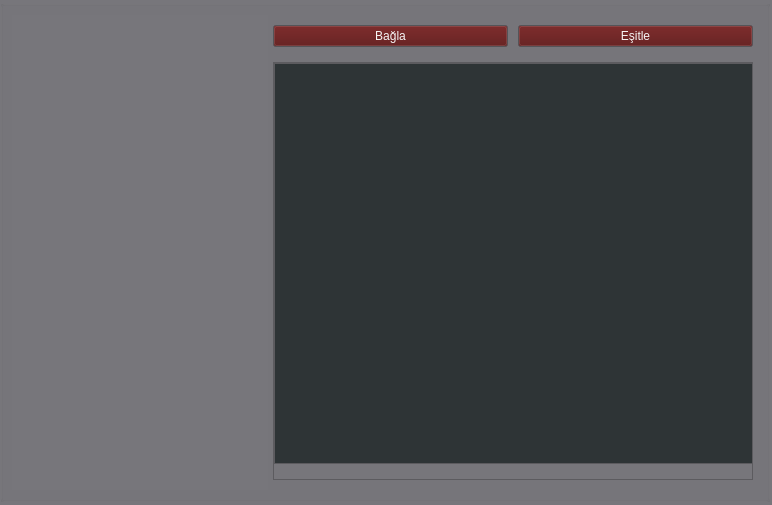
<?xml version="1.0" encoding="UTF-8"?>
<ui version="4.0">
 <class>MainWindow</class>
 <widget class="QMainWindow" name="MainWindow">
  <property name="geometry">
   <rect>
    <x>0</x>
    <y>0</y>
    <width>772</width>
    <height>505</height>
   </rect>
  </property>
  <property name="minimumSize">
   <size>
    <width>772</width>
    <height>505</height>
   </size>
  </property>
  <property name="maximumSize">
   <size>
    <width>772</width>
    <height>505</height>
   </size>
  </property>
  <property name="palette">
   <palette>
    <active>
     <colorrole role="Text">
      <brush brushstyle="SolidPattern">
       <color alpha="255">
        <red>255</red>
        <green>239</green>
        <blue>165</blue>
       </color>
      </brush>
     </colorrole>
     <colorrole role="Base">
      <brush brushstyle="SolidPattern">
       <color alpha="255">
        <red>255</red>
        <green>255</green>
        <blue>255</blue>
       </color>
      </brush>
     </colorrole>
     <colorrole role="Window">
      <brush brushstyle="SolidPattern">
       <color alpha="255">
        <red>119</red>
        <green>118</green>
        <blue>123</blue>
       </color>
      </brush>
     </colorrole>
     <colorrole role="PlaceholderText">
      <brush brushstyle="SolidPattern">
       <color alpha="128">
        <red>115</red>
        <green>210</green>
        <blue>22</blue>
       </color>
      </brush>
     </colorrole>
    </active>
    <inactive>
     <colorrole role="Text">
      <brush brushstyle="SolidPattern">
       <color alpha="255">
        <red>255</red>
        <green>239</green>
        <blue>165</blue>
       </color>
      </brush>
     </colorrole>
     <colorrole role="Base">
      <brush brushstyle="SolidPattern">
       <color alpha="255">
        <red>255</red>
        <green>255</green>
        <blue>255</blue>
       </color>
      </brush>
     </colorrole>
     <colorrole role="Window">
      <brush brushstyle="SolidPattern">
       <color alpha="255">
        <red>119</red>
        <green>118</green>
        <blue>123</blue>
       </color>
      </brush>
     </colorrole>
     <colorrole role="PlaceholderText">
      <brush brushstyle="SolidPattern">
       <color alpha="128">
        <red>115</red>
        <green>210</green>
        <blue>22</blue>
       </color>
      </brush>
     </colorrole>
    </inactive>
    <disabled>
     <colorrole role="Text">
      <brush brushstyle="SolidPattern">
       <color alpha="96">
        <red>164</red>
        <green>166</green>
        <blue>168</blue>
       </color>
      </brush>
     </colorrole>
     <colorrole role="Base">
      <brush brushstyle="SolidPattern">
       <color alpha="255">
        <red>119</red>
        <green>118</green>
        <blue>123</blue>
       </color>
      </brush>
     </colorrole>
     <colorrole role="Window">
      <brush brushstyle="SolidPattern">
       <color alpha="255">
        <red>119</red>
        <green>118</green>
        <blue>123</blue>
       </color>
      </brush>
     </colorrole>
     <colorrole role="PlaceholderText">
      <brush brushstyle="SolidPattern">
       <color alpha="128">
        <red>208</red>
        <green>208</green>
        <blue>208</blue>
       </color>
      </brush>
     </colorrole>
    </disabled>
   </palette>
  </property>
  <property name="windowTitle">
   <string>pinguX Telefon Eşitleyici</string>
  </property>
  <property name="windowIcon">
   <iconset resource="kaynak.qrc">
    <normaloff>:/sync.png</normaloff>:/sync.png</iconset>
  </property>
  <widget class="QWidget" name="centralwidget">
   <property name="enabled">
    <bool>true</bool>
   </property>
   <property name="minimumSize">
    <size>
     <width>500</width>
     <height>500</height>
    </size>
   </property>
   <property name="maximumSize">
    <size>
     <width>923</width>
     <height>16777215</height>
    </size>
   </property>
   <property name="palette">
    <palette>
     <active>
      <colorrole role="WindowText">
       <brush brushstyle="SolidPattern">
        <color alpha="255">
         <red>138</red>
         <green>226</green>
         <blue>52</blue>
        </color>
       </brush>
      </colorrole>
      <colorrole role="Text">
       <brush brushstyle="SolidPattern">
        <color alpha="255">
         <red>138</red>
         <green>226</green>
         <blue>52</blue>
        </color>
       </brush>
      </colorrole>
      <colorrole role="PlaceholderText">
       <brush brushstyle="SolidPattern">
        <color alpha="255">
         <red>138</red>
         <green>226</green>
         <blue>52</blue>
        </color>
       </brush>
      </colorrole>
     </active>
     <inactive>
      <colorrole role="WindowText">
       <brush brushstyle="SolidPattern">
        <color alpha="255">
         <red>138</red>
         <green>226</green>
         <blue>52</blue>
        </color>
       </brush>
      </colorrole>
      <colorrole role="Text">
       <brush brushstyle="SolidPattern">
        <color alpha="255">
         <red>138</red>
         <green>226</green>
         <blue>52</blue>
        </color>
       </brush>
      </colorrole>
      <colorrole role="PlaceholderText">
       <brush brushstyle="SolidPattern">
        <color alpha="255">
         <red>138</red>
         <green>226</green>
         <blue>52</blue>
        </color>
       </brush>
      </colorrole>
     </inactive>
     <disabled>
      <colorrole role="WindowText">
       <brush brushstyle="SolidPattern">
        <color alpha="96">
         <red>164</red>
         <green>166</green>
         <blue>168</blue>
        </color>
       </brush>
      </colorrole>
      <colorrole role="Text">
       <brush brushstyle="SolidPattern">
        <color alpha="96">
         <red>164</red>
         <green>166</green>
         <blue>168</blue>
        </color>
       </brush>
      </colorrole>
      <colorrole role="PlaceholderText">
       <brush brushstyle="SolidPattern">
        <color alpha="255">
         <red>138</red>
         <green>226</green>
         <blue>52</blue>
        </color>
       </brush>
      </colorrole>
     </disabled>
    </palette>
   </property>
   <widget class="QGroupBox" name="groupBox">
    <property name="geometry">
     <rect>
      <x>0</x>
      <y>0</y>
      <width>770</width>
      <height>502</height>
     </rect>
    </property>
    <property name="minimumSize">
     <size>
      <width>742</width>
      <height>458</height>
     </size>
    </property>
    <layout class="QHBoxLayout" name="horizontalLayout" stretch="1,3">
     <property name="spacing">
      <number>0</number>
     </property>
     <item>
      <widget class="QPushButton" name="pushButton">
       <property name="enabled">
        <bool>true</bool>
       </property>
       <property name="sizePolicy">
        <sizepolicy hsizetype="Minimum" vsizetype="Minimum">
         <horstretch>1</horstretch>
         <verstretch>2</verstretch>
        </sizepolicy>
       </property>
       <property name="minimumSize">
        <size>
         <width>256</width>
         <height>256</height>
        </size>
       </property>
       <property name="maximumSize">
        <size>
         <width>512</width>
         <height>512</height>
        </size>
       </property>
       <property name="palette">
        <palette>
         <active>
          <colorrole role="Button">
           <brush brushstyle="SolidPattern">
            <color alpha="255">
             <red>119</red>
             <green>118</green>
             <blue>123</blue>
            </color>
           </brush>
          </colorrole>
         </active>
         <inactive>
          <colorrole role="Button">
           <brush brushstyle="SolidPattern">
            <color alpha="255">
             <red>119</red>
             <green>118</green>
             <blue>123</blue>
            </color>
           </brush>
          </colorrole>
         </inactive>
         <disabled>
          <colorrole role="Button">
           <brush brushstyle="SolidPattern">
            <color alpha="255">
             <red>119</red>
             <green>118</green>
             <blue>123</blue>
            </color>
           </brush>
          </colorrole>
         </disabled>
        </palette>
       </property>
       <property name="layoutDirection">
        <enum>Qt::LeftToRight</enum>
       </property>
       <property name="autoFillBackground">
        <bool>true</bool>
       </property>
       <property name="text">
        <string/>
       </property>
       <property name="icon">
        <iconset resource="kaynak.qrc">
         <normaloff>:/phone.png</normaloff>
         <normalon>:/phone.png</normalon>:/phone.png</iconset>
       </property>
       <property name="iconSize">
        <size>
         <width>450</width>
         <height>450</height>
        </size>
       </property>
       <property name="default">
        <bool>false</bool>
       </property>
       <property name="flat">
        <bool>true</bool>
       </property>
      </widget>
     </item>
     <item>
      <layout class="QVBoxLayout" name="verticalLayout_3">
       <property name="spacing">
        <number>10</number>
       </property>
       <property name="leftMargin">
        <number>5</number>
       </property>
       <property name="topMargin">
        <number>5</number>
       </property>
       <property name="rightMargin">
        <number>5</number>
       </property>
       <property name="bottomMargin">
        <number>10</number>
       </property>
       <item>
        <layout class="QHBoxLayout" name="horizontalLayout_2" stretch="1,1">
         <property name="spacing">
          <number>10</number>
         </property>
         <property name="leftMargin">
          <number>0</number>
         </property>
         <property name="topMargin">
          <number>5</number>
         </property>
         <property name="rightMargin">
          <number>0</number>
         </property>
         <property name="bottomMargin">
          <number>5</number>
         </property>
         <item>
          <widget class="QPushButton" name="pushButton_3">
           <property name="sizePolicy">
            <sizepolicy hsizetype="MinimumExpanding" vsizetype="Fixed">
             <horstretch>0</horstretch>
             <verstretch>0</verstretch>
            </sizepolicy>
           </property>
           <property name="minimumSize">
            <size>
             <width>128</width>
             <height>0</height>
            </size>
           </property>
           <property name="palette">
            <palette>
             <active>
              <colorrole role="Button">
               <brush brushstyle="SolidPattern">
                <color alpha="255">
                 <red>87</red>
                 <green>12</green>
                 <blue>12</blue>
                </color>
               </brush>
              </colorrole>
              <colorrole role="ButtonText">
               <brush brushstyle="SolidPattern">
                <color alpha="255">
                 <red>246</red>
                 <green>245</green>
                 <blue>244</blue>
                </color>
               </brush>
              </colorrole>
             </active>
             <inactive>
              <colorrole role="Button">
               <brush brushstyle="SolidPattern">
                <color alpha="255">
                 <red>87</red>
                 <green>12</green>
                 <blue>12</blue>
                </color>
               </brush>
              </colorrole>
              <colorrole role="ButtonText">
               <brush brushstyle="SolidPattern">
                <color alpha="255">
                 <red>246</red>
                 <green>245</green>
                 <blue>244</blue>
                </color>
               </brush>
              </colorrole>
             </inactive>
             <disabled>
              <colorrole role="Button">
               <brush brushstyle="SolidPattern">
                <color alpha="255">
                 <red>87</red>
                 <green>12</green>
                 <blue>12</blue>
                </color>
               </brush>
              </colorrole>
              <colorrole role="ButtonText">
               <brush brushstyle="SolidPattern">
                <color alpha="255">
                 <red>190</red>
                 <green>190</green>
                 <blue>190</blue>
                </color>
               </brush>
              </colorrole>
             </disabled>
            </palette>
           </property>
           <property name="text">
            <string>Bağla</string>
           </property>
          </widget>
         </item>
         <item>
          <widget class="QPushButton" name="pushButton_2">
           <property name="sizePolicy">
            <sizepolicy hsizetype="MinimumExpanding" vsizetype="Fixed">
             <horstretch>0</horstretch>
             <verstretch>0</verstretch>
            </sizepolicy>
           </property>
           <property name="minimumSize">
            <size>
             <width>128</width>
             <height>0</height>
            </size>
           </property>
           <property name="palette">
            <palette>
             <active>
              <colorrole role="Button">
               <brush brushstyle="SolidPattern">
                <color alpha="255">
                 <red>87</red>
                 <green>12</green>
                 <blue>12</blue>
                </color>
               </brush>
              </colorrole>
              <colorrole role="ButtonText">
               <brush brushstyle="SolidPattern">
                <color alpha="255">
                 <red>246</red>
                 <green>245</green>
                 <blue>244</blue>
                </color>
               </brush>
              </colorrole>
             </active>
             <inactive>
              <colorrole role="Button">
               <brush brushstyle="SolidPattern">
                <color alpha="255">
                 <red>87</red>
                 <green>12</green>
                 <blue>12</blue>
                </color>
               </brush>
              </colorrole>
              <colorrole role="ButtonText">
               <brush brushstyle="SolidPattern">
                <color alpha="255">
                 <red>246</red>
                 <green>245</green>
                 <blue>244</blue>
                </color>
               </brush>
              </colorrole>
             </inactive>
             <disabled>
              <colorrole role="Button">
               <brush brushstyle="SolidPattern">
                <color alpha="255">
                 <red>87</red>
                 <green>12</green>
                 <blue>12</blue>
                </color>
               </brush>
              </colorrole>
              <colorrole role="ButtonText">
               <brush brushstyle="SolidPattern">
                <color alpha="255">
                 <red>190</red>
                 <green>190</green>
                 <blue>190</blue>
                </color>
               </brush>
              </colorrole>
             </disabled>
            </palette>
           </property>
           <property name="text">
            <string>Eşitle</string>
           </property>
          </widget>
         </item>
        </layout>
       </item>
       <item>
        <widget class="QScrollArea" name="scrollArea">
         <property name="widgetResizable">
          <bool>true</bool>
         </property>
         <widget class="QWidget" name="scrollAreaWidgetContents_2">
          <property name="geometry">
           <rect>
            <x>0</x>
            <y>0</y>
            <width>478</width>
            <height>412</height>
           </rect>
          </property>
          <widget class="QTextBrowser" name="textBrowser">
           <property name="geometry">
            <rect>
             <x>0</x>
             <y>0</y>
             <width>481</width>
             <height>401</height>
            </rect>
           </property>
           <property name="palette">
            <palette>
             <active>
              <colorrole role="Text">
               <brush brushstyle="SolidPattern">
                <color alpha="255">
                 <red>255</red>
                 <green>239</green>
                 <blue>165</blue>
                </color>
               </brush>
              </colorrole>
              <colorrole role="Base">
               <brush brushstyle="SolidPattern">
                <color alpha="255">
                 <red>46</red>
                 <green>52</green>
                 <blue>54</blue>
                </color>
               </brush>
              </colorrole>
              <colorrole role="PlaceholderText">
               <brush brushstyle="SolidPattern">
                <color alpha="128">
                 <red>238</red>
                 <green>238</green>
                 <blue>236</blue>
                </color>
               </brush>
              </colorrole>
             </active>
             <inactive>
              <colorrole role="Text">
               <brush brushstyle="SolidPattern">
                <color alpha="255">
                 <red>255</red>
                 <green>239</green>
                 <blue>165</blue>
                </color>
               </brush>
              </colorrole>
              <colorrole role="Base">
               <brush brushstyle="SolidPattern">
                <color alpha="255">
                 <red>46</red>
                 <green>52</green>
                 <blue>54</blue>
                </color>
               </brush>
              </colorrole>
              <colorrole role="PlaceholderText">
               <brush brushstyle="SolidPattern">
                <color alpha="128">
                 <red>238</red>
                 <green>238</green>
                 <blue>236</blue>
                </color>
               </brush>
              </colorrole>
             </inactive>
             <disabled>
              <colorrole role="Text">
               <brush brushstyle="SolidPattern">
                <color alpha="96">
                 <red>164</red>
                 <green>166</green>
                 <blue>168</blue>
                </color>
               </brush>
              </colorrole>
              <colorrole role="Base">
               <brush brushstyle="SolidPattern">
                <color alpha="255">
                 <red>119</red>
                 <green>118</green>
                 <blue>123</blue>
                </color>
               </brush>
              </colorrole>
              <colorrole role="PlaceholderText">
               <brush brushstyle="SolidPattern">
                <color alpha="128">
                 <red>208</red>
                 <green>208</green>
                 <blue>208</blue>
                </color>
               </brush>
              </colorrole>
             </disabled>
            </palette>
           </property>
           <property name="html">
            <string>&lt;!DOCTYPE HTML PUBLIC &quot;-//W3C//DTD HTML 4.0//EN&quot; &quot;http://www.w3.org/TR/REC-html40/strict.dtd&quot;&gt;
&lt;html&gt;&lt;head&gt;&lt;meta name=&quot;qrichtext&quot; content=&quot;1&quot; /&gt;&lt;meta charset=&quot;utf-8&quot; /&gt;&lt;style type=&quot;text/css&quot;&gt;
p, li { white-space: pre-wrap; }
&lt;/style&gt;&lt;/head&gt;&lt;body style=&quot; font-family:'Cantarell'; font-size:11pt; font-weight:400; font-style:normal;&quot;&gt;
&lt;p style=&quot;-qt-paragraph-type:empty; margin-top:0px; margin-bottom:0px; margin-left:0px; margin-right:0px; -qt-block-indent:0; text-indent:0px;&quot;&gt;&lt;br /&gt;&lt;/p&gt;&lt;/body&gt;&lt;/html&gt;</string>
           </property>
           <property name="placeholderText">
            <string/>
           </property>
          </widget>
         </widget>
        </widget>
       </item>
      </layout>
     </item>
    </layout>
   </widget>
  </widget>
 </widget>
 <resources>
  <include location="kaynak.qrc"/>
 </resources>
 <connections/>
</ui>
